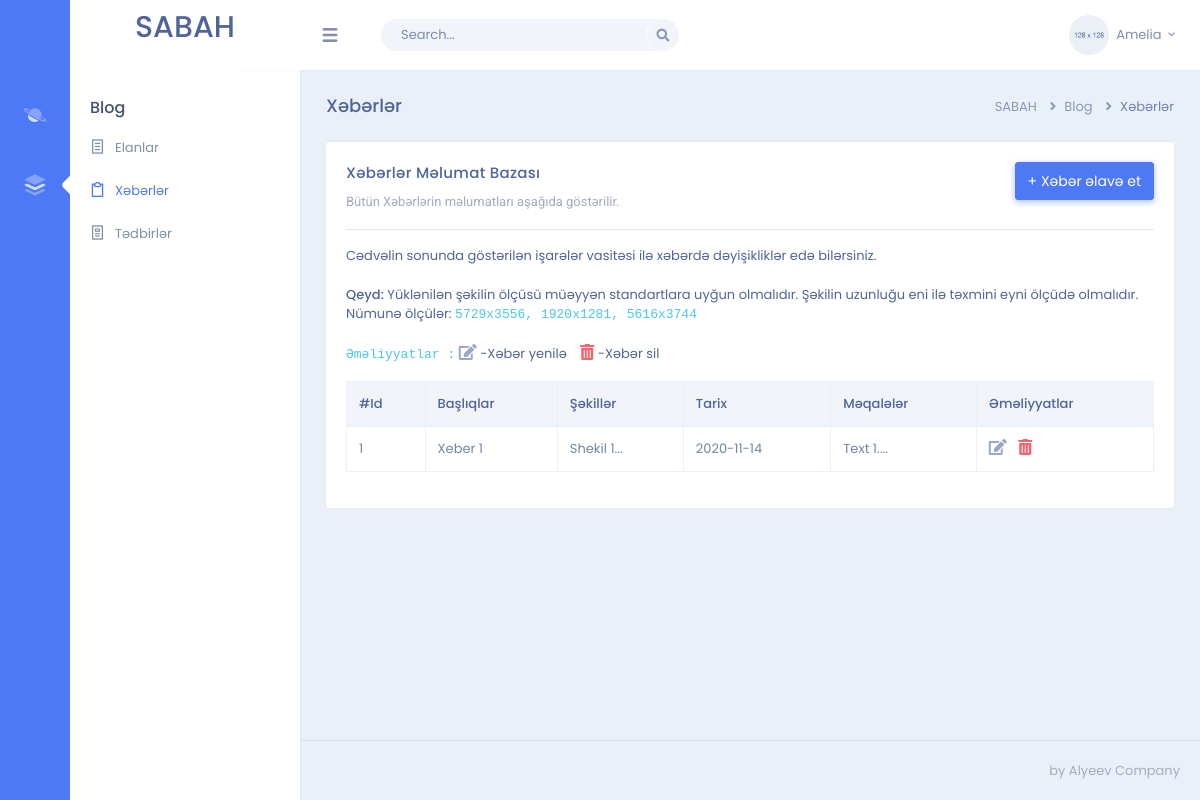
The page /admin/news on the database as committed earlier.
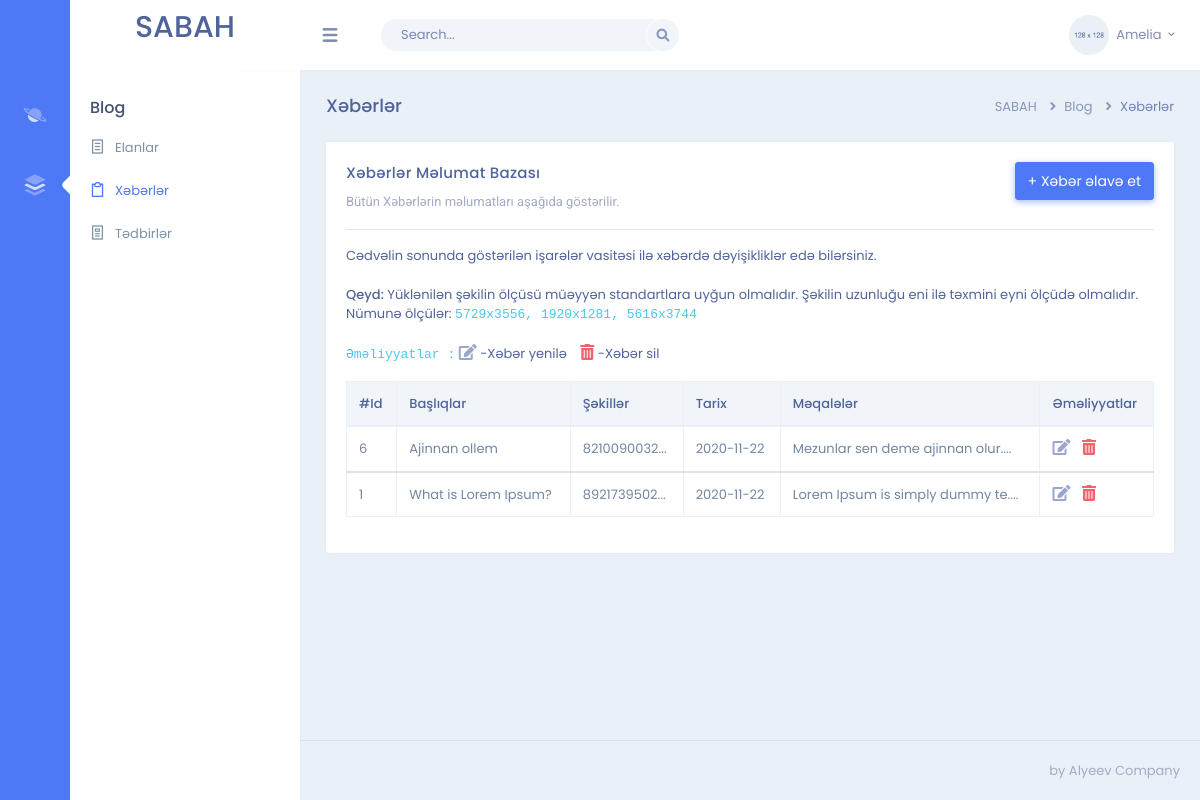
The same page on the database as committed later.
### sabah/models.py (models this page shows, shortened)
class Blog(db.Model):
    id = db.Column(db.Integer, primary_key=True)
    title = db.Column(db.String(250), nullable=False)
    image = db.Column(db.String(255), nullable=True)
    text = db.Column(db.Text, nullable=False)
    add_date = db.Column(db.DateTime, nullable=False, default=datetime.utcnow)
    type = db.Column(db.Integer, default=1)

### sabah/admin/routes.py (the view)
@admin.route('/admin/news', methods=['GET', 'POST'])
def admin_news():
    news = Blog.query.filter_by(type=1).order_by(Blog.add_date.desc())
    return render_template('admin/admin-news.html', news=news)

### sabah/templates/admin/admin-news.html (shortened to what this page needs)
{% extends '/admin/admin-layout.html' %}
{% block body %}
<div class="page-content">
    <div class="container-fluid">
        <div class="row">
            <div class="col-sm-12">
                <div class="page-title-box">
                    <div class="float-right">
                        <ol class="breadcrumb">
                            <li class="breadcrumb-item"><a href="javascript:void(0);">SABAH</a></li>
                            <li class="breadcrumb-item"><a href="javascript:void(0);">Blog</a></li>
                            <li class="breadcrumb-item active">Xəbərlər</li>
                        </ol>
                    </div>
                    <h4 class="page-title">Xəbərlər</h4>
                </div>
            </div>
        </div>
        <div class="row">
            <div class="col-12">
                <div class="card">
                    <div class="card-body">
                        <a href="{{ url_for('admin.news_create') }}"><button type="button"
                                class="btn btn-primary waves-effect waves-light float-right mb-3" data-toggle="modal"
                                data-animation="bounce" data-target=".bs-example-modal-lg">+
                                Xəbər əlavə et</button></a>
                        <h4 class="mt-0 header-title">Xəbərlər Məlumat Bazası</h4>
                        <p class="text-muted mb-3">Bütün Xəbərlərin məlumatları aşağıda göstərilir.<hr>
                            Cədvəlin sonunda göstərilən işarələr vasitəsi ilə xəbərdə dəyişikliklər edə bilərsiniz.<br><br>
                            <strong>Qeyd:</strong> Yüklənilən şəkilin ölçüsü müəyyən standartlara uyğun olmalıdır. Şəkilin uzunluğu eni ilə təxmini eyni ölçüdə olmalıdır. <br> Nümunə ölçülər: <code>5729x3556, 1920x1281, 5616x3744</code><br><br>
                            <code>Əməliyyatlar :</code> <i class="fas fa-edit text-info font-16"></i> -Xəbər yenilə <i
                                    class="fas fa-trash-alt text-danger font-16" style="margin-left: 10px;"></i> -Xəbər sil
                        </p>
                        <table id="datatable" class="table table-bordered dt-responsive nowrap"
                            style="border-collapse: collapse; border-spacing: 0; width: 100%;">
                            <thead>
                                <tr>
                                    <th>#Id</th>
                                    <th>Başlıqlar</th>
                                    <th>Şəkillər</th>
                                    <th>Tarix</th>
                                    <th>Məqalələr</th>
                                    <th>Əməliyyatlar</th>
                                </tr>
                            </thead>
                            {% for oneNews in news %}
                            <tbody>
                                <tr>
                                    <td>{{ oneNews.id }}</td>
                                    <td>{{ oneNews.title }}</td>
                                    <td>{{ oneNews.image[:10] + '...' }}</td>
                                    <td>{{ oneNews.add_date.strftime('%Y-%m-%d') }}</td>
                                    <td>{{ oneNews.text[:30] + '....' }}</td>
                                    <td>
                                        <a href="{{ url_for('admin.news_update', news_id=oneNews.id) }}" class="mr-2"><i class="fas fa-edit text-info font-16"></i></a>
                                        <a data-toggle="modal" data-target="#exampleModal"><i class="fas fa-trash-alt text-danger font-16"></i></a>
                                    </td>
                                </tr>
                            </tbody>
                            {% endfor %}
                        </table>
                    </div>
                </div>
            </div>
        </div>
    </div>
</div>
</div>
{% endblock %}

Rows that differ between the two databases and show on the page:
added Blog: id "6", title "Ajinnan ollem", image "8210090032...", add_date "2020-11-22", text "Mezunlar sen deme ajinnan olur...."
changed Blog id 1: title "Xeber 1" → "What is Lorem Ipsum?"; image "Shekil 1..." → "8921739502..."; add_date "2020-11-14" → "2020-11-22"; text "Text 1...." → "Lorem Ipsum is simply dummy te...."
